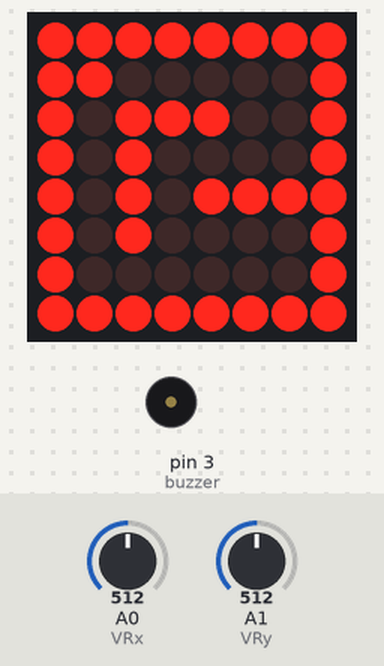
The sketch below on a simulated Arduino Uno, built with avr-gcc and run on an emulated ATmega328P. On the bench: 8×8 LED matrix, buzzer (waves = sounding). Inputs (shaded band) come from the test bench; at power-on: A0 (VRx) = 512, A1 (VRy) = 512.

Above: at 1.2 s.
1.3 s: A0 (VRx) set to 610
At 3.1 s:
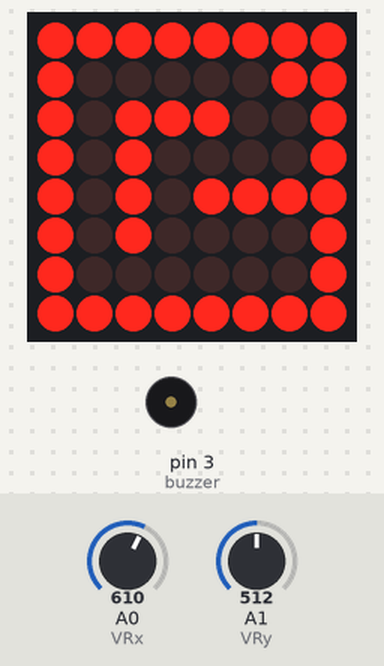
3.2 s: A0 (VRx) set to 416
6.2 s: A0 (VRx) set to 386
At 6.5 s:
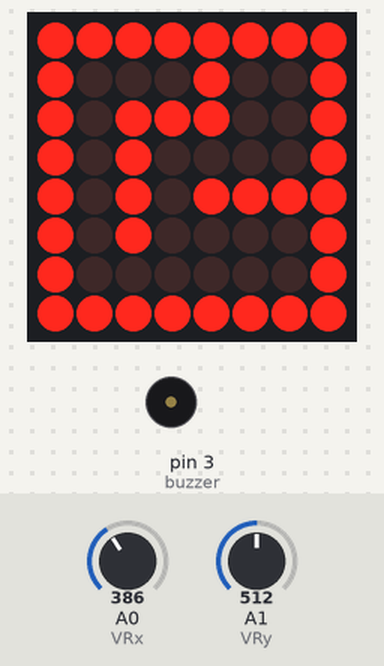
9.2 s: A0 (VRx) set to 410
12.2 s: A1 (VRy) set to 610
At 13.19 s:
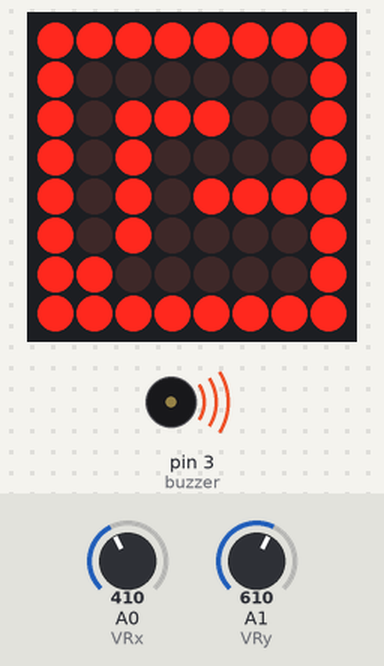
14.1 s: A1 (VRy) set to 408
15.6 s: A1 (VRy) set to 389
At 15.9 s:
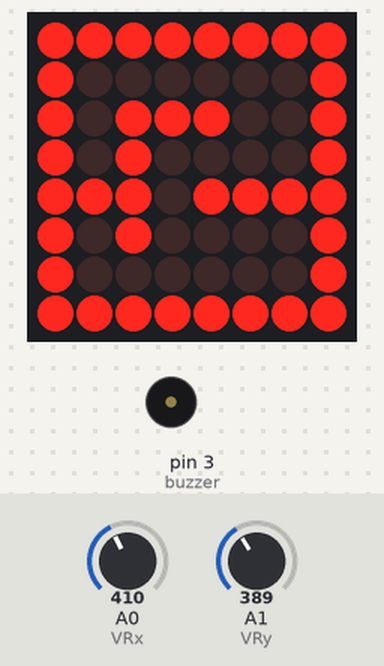
Timing chart, 0 to 64.6 s (numbered marks = the images above; inputs shaded):
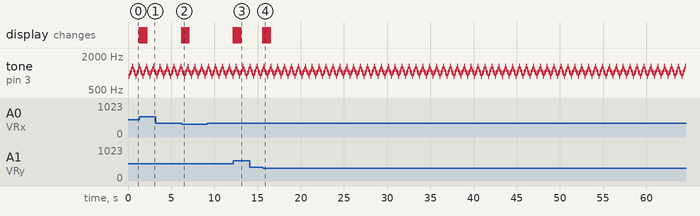

The sketch:

maze_game.ino
```cpp
#include <LedControl.h>

LedControl lc = LedControl(11, 13, 10, 1);

// Joystick pins
const int VRx = A0;
const int VRy = A1;

// Buzzer pin
const int buzzer = 3;

// Player position
int playerX = 1, playerY = 1;
bool hasWon = false;

// Maze layout
byte maze[8] = {
  B11111111,
  B10000001,
  B10111001,
  B10100001,
  B10101111,
  B10100001,
  B10000001,
  B11111111
};

// Win position
const int goalX = 6;
const int goalY = 6;

// Bumblebee notes
int melody[] = {
  880, 988, 1047, 1175, 1319, 1175, 1047, 988,
  880, 988, 1047, 1175, 1319, 1175, 1047, 988
};
int noteDuration = 100;
int noteIndex = 0;
unsigned long lastNoteTime = 0;

unsigned long lastMoveTime = 0;
int moveDelay = 200;

void setup() {
  lc.shutdown(0, false);
  lc.setIntensity(0, 8);
  lc.clearDisplay(0);

  pinMode(buzzer, OUTPUT);
  drawMaze();
  drawPlayer();
}

void loop() {
  if (!hasWon) {
    handleJoystick();
  }
  playBumblebee();
}

void drawMaze() {
  for (int row = 0; row < 8; row++) {
    lc.setRow(0, row, maze[row]);
  }
}

void drawPlayer() {
  lc.setLed(0, playerY, playerX, true);
}

void clearPlayer() {
  lc.setLed(0, playerY, playerX, false);
}

void handleJoystick() {
  if (millis() - lastMoveTime < moveDelay) return;

  int xVal = analogRead(VRx);
  int yVal = analogRead(VRy);
  int dx = 0, dy = 0;

  if (xVal < 400) dx = -1;
  else if (xVal > 600) dx = 1;

  if (yVal < 400) dy = -1;
  else if (yVal > 600) dy = 1;

  if (dx != 0 || dy != 0) {
    int newX = playerX + dx;
    int newY = playerY + dy;

    if (newX >= 0 && newX < 8 && newY >= 0 && newY < 8) {
      if (bitRead(maze[newY], 7 - newX) == 0) {
        clearPlayer();
        playerX = newX;
        playerY = newY;
        drawPlayer();
        checkWin();
      }
    }
    lastMoveTime = millis();
  }
}

void checkWin() {
  if (playerX == goalX && playerY == goalY) {
    hasWon = true;
    winAnimation();
  }
}

void winAnimation() {
  for (int i = 0; i < 3; i++) {
    lc.clearDisplay(0);
    delay(200);
    drawMaze();
    drawPlayer();
    delay(200);
  }
  // Light all LEDs to indicate game end
  for (int row = 0; row < 8; row++) {
    lc.setRow(0, row, B11111111);
  }
}

void playBumblebee() {
  if (millis() - lastNoteTime >= noteDuration) {
    int note = melody[noteIndex];
    tone(buzzer, note, noteDuration - 10);
    noteIndex = (noteIndex + 1) % (sizeof(melody) / sizeof(melody[0]));
    lastNoteTime = millis();
  }
}
```

Measured:
- the behaviour switches between 400 and 399 on A0 (VRx) (found by bisection; images 1 and 2)
- the behaviour switches between 400 and 399 on A1 (VRy) (found by bisection; images 3 and 4)
- after the input at 1.3 s, the display: first changes at once (image 1 shows a later state)
- after the input at 6.2 s, the display: first changes at once (image 2 shows a later state)
- after the input at 12.2 s, the display: first changes at once (image 3 shows a later state)
- after the input at 15.6 s, the display: first changes at once (image 4 shows a later state)
- by itself, tone on pin 3 (buzzer): repeats every 0.80 s: silent 0.01 s, 1319 Hz 0.09 s, silent 0.01 s, 1175 Hz 0.09 s, silent 0.01 s, 1047 Hz 0.09 s, silent 0.01 s, 988 Hz 0.09 s, silent 0.01 s, 880 Hz 0.09 s, silent 0.01 s, 988 Hz 0.09 s, silent 0.01 s, 1047 Hz 0.09 s, silent 0.01 s, 1175 Hz 0.09 s
